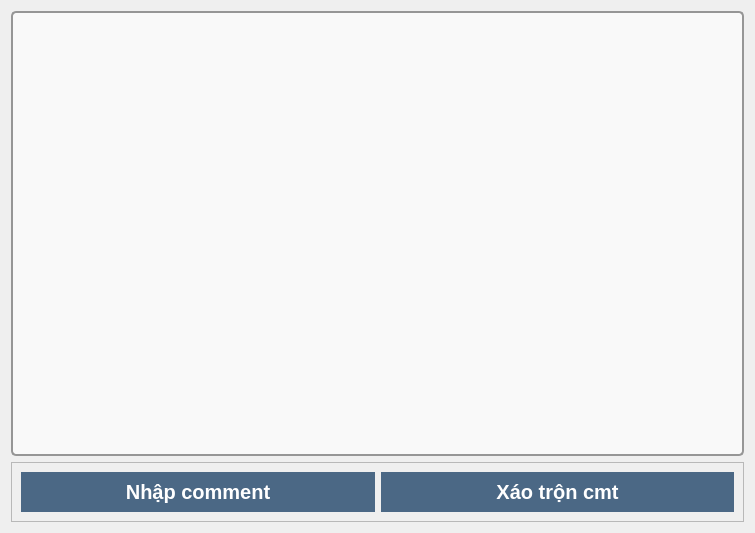
<?xml version="1.0" encoding="UTF-8"?>
<ui version="4.0">
 <class>Dialog</class>
 <widget class="QDialog" name="Dialog">
  <property name="geometry">
   <rect>
    <x>0</x>
    <y>0</y>
    <width>755</width>
    <height>533</height>
   </rect>
  </property>
  <property name="windowTitle">
   <string>Comment</string>
  </property>
  <layout class="QVBoxLayout" name="verticalLayout">
   <item>
    <widget class="QPlainTextEdit" name="plainTextEdit">
     <property name="font">
      <font>
       <family>Arial</family>
       <pointsize>12</pointsize>
       <weight>75</weight>
       <bold>true</bold>
      </font>
     </property>
     <property name="styleSheet">
      <string notr="true">    QPlainTextEdit {
        background-color: rgb(249, 249, 249);
        border-radius: 5px;
        color: rgb(71, 75, 78);
        border: 2px solid rgb(150, 150, 150);
        padding: 10px;
    }
    QPlainTextEdit:hover {
          border: 2px solid rgb(138, 180, 248);
    }
    QPlainTextEdit:focus {
         border: 2px solid  rgb(138, 180, 248);
    }
    QScrollBar:horizontal {
        border: none;
        background:  rgb(231, 234, 237);
        height: 14px;
        margin: 0px 21px 0 21px;
        border-radius: 0px;
    }

    QScrollBar::handle:horizontal {
        background: rgb(85, 170, 255);
        min-width: 25px;
        border-radius: 7px
    }
    QScrollBar::add-line:horizontal {
        border: none;
        background: rgb(231, 234, 237) ;
        width: 20px;
        border-top-right-radius: 7px;
        border-bottom-right-radius: 7px;
        subcontrol-position: right;
        subcontrol-origin: margin;
    }
    QScrollBar::sub-line:horizontal {
        border: none;
        background: rgb(231, 234, 237);
        width: 20px;
        border-top-left-radius: 7px;
        border-bottom-left-radius: 7px;
        subcontrol-position: left;
        subcontrol-origin: margin;
    }
    QScrollBar::up-arrow:horizontal, QScrollBar::down-arrow:horizontal
    {
         background: none;
    }
    QScrollBar::add-page:horizontal, QScrollBar::sub-page:horizontal
    {
         background: none;
    }
     QScrollBar:vertical {
        border: none;
        background:  rgb(231, 234, 237);
        width: 14px;
        margin: 21px 0 21px 0;
        border-radius: 0px;
     }
     QScrollBar::handle:vertical {  
        background: rgb(85, 170, 255);
        min-height: 25px;
        border-radius: 7px
     }
     QScrollBar::add-line:vertical {
         border: none;
        background:  rgb(231, 234, 237);
         height: 20px;
        border-bottom-left-radius: 7px;
        border-bottom-right-radius: 7px;
         subcontrol-position: bottom;
         subcontrol-origin: margin;
     }
     QScrollBar::sub-line:vertical {
        border: none;
        background:  rgb(231, 234, 237);
        height: 20px;
        border-top-left-radius: 7px;
        border-top-right-radius: 7px;
        subcontrol-position: top;
        subcontrol-origin: margin;
     }
     QScrollBar::up-arrow:vertical, QScrollBar::down-arrow:vertical {
        background: none;
     }

     QScrollBar::add-page:vertical, QScrollBar::sub-page:vertical {
        background: none;
     }</string>
     </property>
     <property name="lineWrapMode">
      <enum>QPlainTextEdit::NoWrap</enum>
     </property>
    </widget>
   </item>
   <item>
    <widget class="QFrame" name="frame">
     <property name="frameShape">
      <enum>QFrame::StyledPanel</enum>
     </property>
     <property name="frameShadow">
      <enum>QFrame::Raised</enum>
     </property>
     <layout class="QHBoxLayout" name="horizontalLayout">
      <item>
       <widget class="QPushButton" name="pushButton_cmt">
        <property name="minimumSize">
         <size>
          <width>150</width>
          <height>40</height>
         </size>
        </property>
        <property name="maximumSize">
         <size>
          <width>50000</width>
          <height>300</height>
         </size>
        </property>
        <property name="font">
         <font>
          <family>Arial</family>
          <pointsize>15</pointsize>
          <weight>75</weight>
          <bold>true</bold>
         </font>
        </property>
        <property name="styleSheet">
         <string notr="true">QPushButton {
	
	color : rgb(255,255,255);
	border:none;
	background-color: rgb(75, 104, 133);
}
QPushButton:hover {
	background-color: rgb(57, 65, 80);
	border: 2px solid rgb(61, 70, 86);

}
QPushButton:pressed {	
	background-color: rgb(35, 40, 49);
	border: 2px solid rgb(43, 50, 61);
	padding-right:3px;
}</string>
        </property>
        <property name="text">
         <string>Nhập comment</string>
        </property>
        <property name="iconSize">
         <size>
          <width>20</width>
          <height>20</height>
         </size>
        </property>
        <property name="shortcut">
         <string>Ctrl+B</string>
        </property>
       </widget>
      </item>
      <item>
       <widget class="QPushButton" name="pushButton_cmt_2">
        <property name="minimumSize">
         <size>
          <width>150</width>
          <height>40</height>
         </size>
        </property>
        <property name="maximumSize">
         <size>
          <width>50000</width>
          <height>300</height>
         </size>
        </property>
        <property name="font">
         <font>
          <family>Arial</family>
          <pointsize>15</pointsize>
          <weight>75</weight>
          <bold>true</bold>
         </font>
        </property>
        <property name="styleSheet">
         <string notr="true">QPushButton {
	
	color : rgb(255,255,255);
	border:none;
	background-color: rgb(75, 104, 133);
}
QPushButton:hover {
	background-color: rgb(57, 65, 80);
	border: 2px solid rgb(61, 70, 86);

}
QPushButton:pressed {	
	background-color: rgb(35, 40, 49);
	border: 2px solid rgb(43, 50, 61);
	padding-right:3px;
}</string>
        </property>
        <property name="text">
         <string>Xáo trộn cmt</string>
        </property>
        <property name="iconSize">
         <size>
          <width>24</width>
          <height>24</height>
         </size>
        </property>
       </widget>
      </item>
     </layout>
    </widget>
   </item>
  </layout>
 </widget>
 <resources/>
 <connections/>
</ui>
